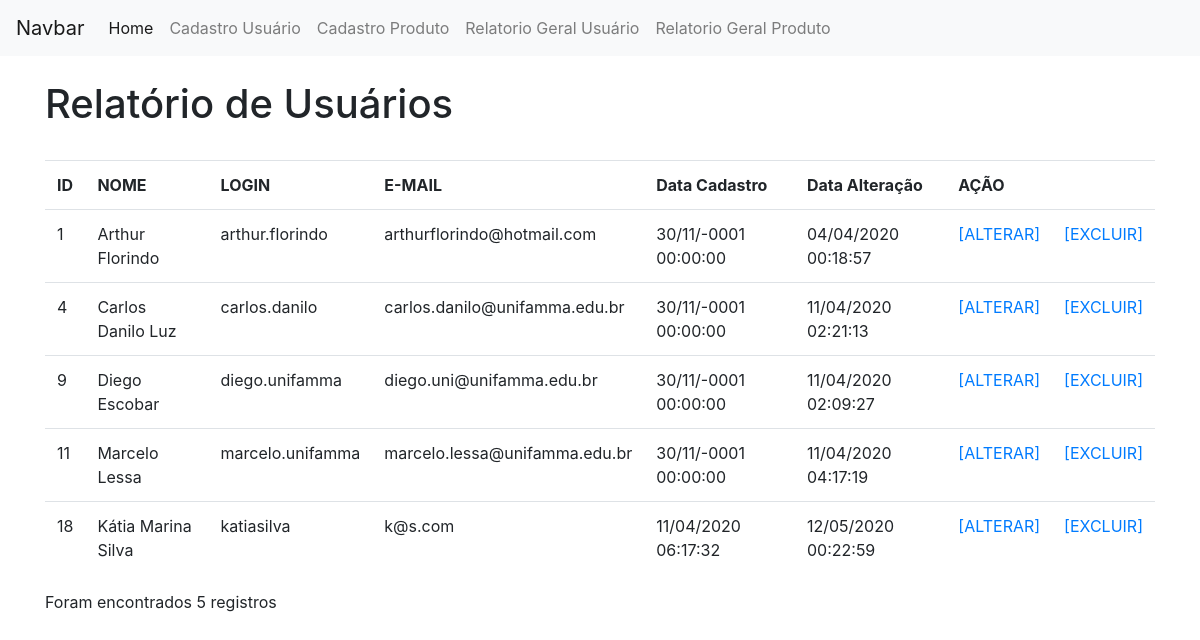
The page /view/relatorioTelaUsuario.php on the database as committed earlier.
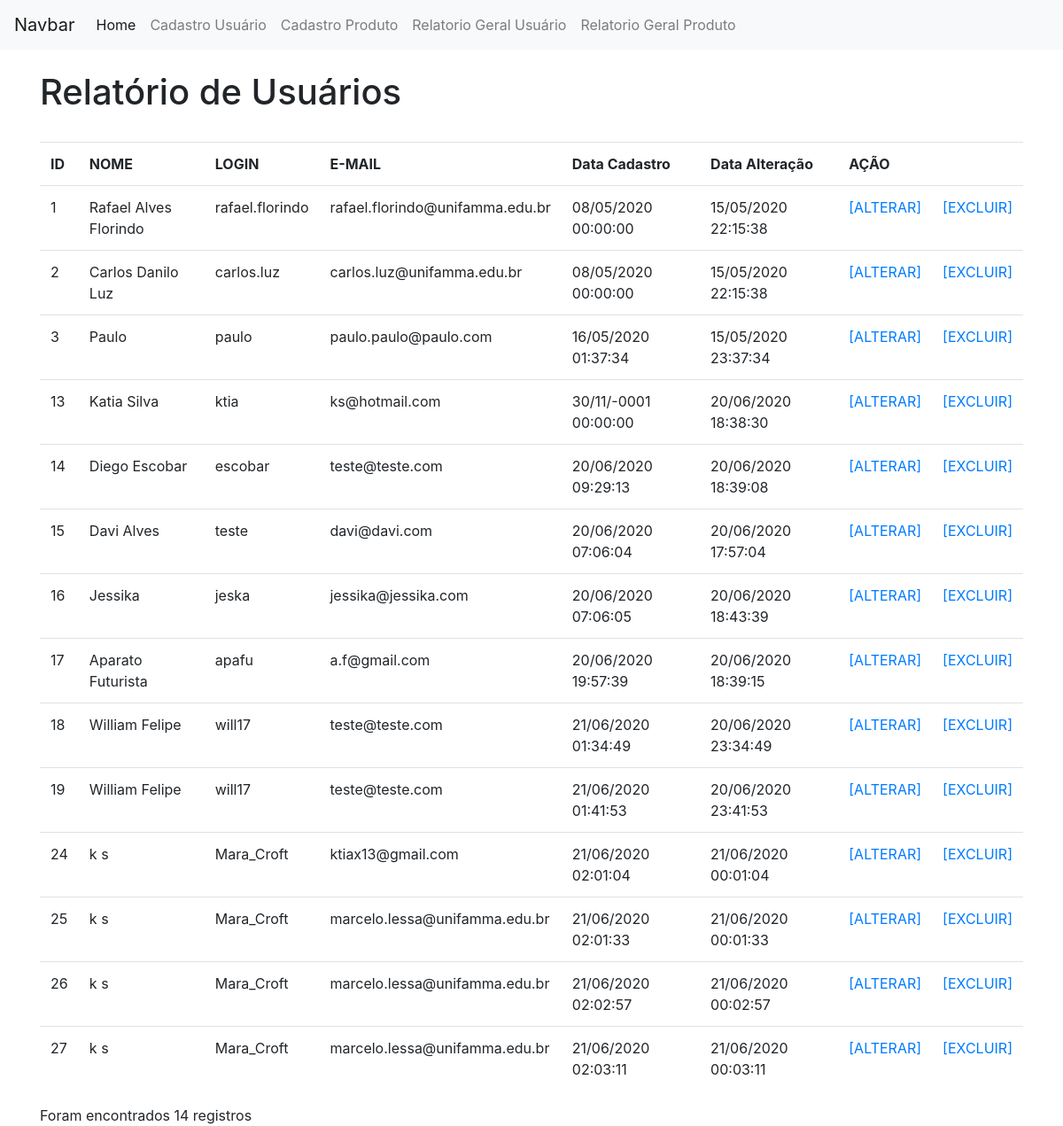
The same page on the database as committed later.
### tables this page shows
CREATE TABLE `usuario` (
  `id` int(11) NOT NULL,
  `nome` varchar(255) NOT NULL,
  `email` varchar(255) NOT NULL,
  `login` varchar(30) NOT NULL,
  `senha` varchar(50) NOT NULL,
  `dataCadastro` datetime NOT NULL,
  `dataAlteracao` timestamp NOT NULL DEFAULT current_timestamp() ON UPDATE current_timestamp(),
  `ativo` tinyint(4) NOT NULL
);

### model/Usuario.php (called while the page is built, shortened)
<?php
class Usuario
{
  private $conexao;
  function __construct()
  {
    include ("Conexao.php");
    $conectar = new Conectar();
    $this->conexao=$conectar->conectar();
  }
  public function getConexao() {
    return $this->conexao;
  }
  public function relatorioSimples() {
    if ($this->getConexao()) {
      $query = "SELECT * FROM usuario";
      $busca = $this->conexao->query($query);
      $retornoBanco = array();
      while ($linha = $busca->fetch_array()) {
        $retornoBanco[] = $linha;
      }
      return $retornoBanco;
    } else {
      echo "Erro";
    }
  }
}
?>

### model/Conexao.php (called while the page is built)
<?php
class Conectar
{
  private $host, $usuario, $senha, $database;
  private $conectar;
  function __construct(){
    $this->host = "localhost";
    $this->usuario = "root";
    $this->senha = "";
    $this->database = "unifamma";
  }
  public function conectar(){
    $this->conectar = new Mysqli($this->host,
                          $this->usuario,
                          $this->senha,
                          $this->database);
    return $this->getConectar();
  }
  public function getConectar(){
    return $this->conectar;
  }
}

### controller/relatorioUsuario.php (called while the page is built)
<?php
  include ("../model/Usuario.php");
  $objRelatorio = new Usuario();
  if ($tipo=="usuario"){
    $retorno = $objRelatorio->relatorioSimples();
    return $retorno;
  }elseif ($tipo=="unico") {
    $retorno = $objRelatorio->relatorioUnico($id);
    return $retorno;
  }
?>

### view/relatorioTelaUsuario.php (the view, shortened to what this page needs)
<!DOCTYPE html>
<html lang="pt-br" dir="ltr">
  <head>
    <link rel="stylesheet" href="../bootstrap-4.1.3-dist/css/bootstrap.min.css">
  </head>
  <body>
    <nav class="navbar navbar-expand-lg navbar-light bg-light">
  <a class="navbar-brand" href="#">Navbar</a>
  <div class="collapse navbar-collapse" id="navbarNav">
    <ul class="navbar-nav">
      <li class="nav-item active">
        <a class="nav-link" href="../index.php">Home <span class="sr-only">(Página atual)</span></a>
      </li>
      <li class="nav-item">
          <a class="nav-link" href="formularioUsuario.php">Cadastro Usuário</a>
        </li>
        <li class="nav-item">
          <a class="nav-link" href="formularioProduto.php">Cadastro Produto</a>
        </li>
      <li class="nav-item">
        <a class="nav-link" href="relatorioTelaUsuario.php">Relatorio Geral Usuário</a>
      </li>
      <li class="nav-item">
        <a class="nav-link" href="relatorioTelaProduto.php">Relatorio Geral Produto</a>
      </li>
    </ul>
  </div>
</nav>
<div class="container">
  <div class="row">
    <div class="col">
    </div>
  </div>
  <div class="row">
    <div class="col">
      <h1>Relatório de Usuários</h1>
      <br>
    </div>
  </div>
  <div class="row">
    <div class="col">
      <div class="table-responsive">
         <table class="table">
           <th>ID</th>
           <th>NOME</th>
           <th>LOGIN</th>
           <th>E-MAIL</th>
           <th>Data Cadastro</th>
           <th>Data Alteração</th>
           <th colspan="2">AÇÃO</th>
           <?php
            $tipo = "usuario";
            include("../controller/relatorioUsuario.php");
            foreach ($retorno as $value) {
              $id = $value["id"];
              ?>
              <tr>
                <td><?=$value["id"];?></td>
                <td><?=$value["nome"];?></td>
                <td><?=$value["login"];?></td>
                <td><?=$value["email"];?></td>
                <td>
                <?php
                  $dataCadastro = new DateTime($value["dataCadastro"]);
                  echo $dataCadastro->format("d/m/Y H:i:s") . ' ';
                ?>
                </td>
                <td>
                <?php
                  $dataAlteracao = new DateTime($value["dataAlteracao"]);
                  echo $dataAlteracao->format("d/m/Y H:i:s") . ' ';
                ?>
                </td>
                <td><?php echo "<a href=alterarUsuario.php?id=$id>
                    [ALTERAR]
                  </a>";?>
                </td>
                <td><?php echo "<a href=../controller/excluirUsuario.php?id=$id>
                    [EXCLUIR]
                  </a>";?>
                </td>
              </tr>
              <?php
            }
            ?>
         </table>
         <?php
            echo "Foram encontrados " . count($retorno) . " registros";
          ?>
        </div>
    </div>
  </div>
  </body>
  </html>

Rows that differ between the two databases and show on the page:
removed usuario: id "4", nome "Carlos Danilo Luz", login "carlos.danilo", email "carlos.danilo@unifamma.edu.br", dataCadastro "30/11/-0001 00:00:00", dataAlteracao "11/04/2020 02:21:13"
removed usuario: id "9", nome "Diego Escobar", login "diego.unifamma", email "diego.uni@unifamma.edu.br", dataCadastro "30/11/-0001 00:00:00", dataAlteracao "11/04/2020 02:09:27"
removed usuario: id "11", nome "Marcelo Lessa", login "marcelo.unifamma", email "marcelo.lessa@unifamma.edu.br", dataCadastro "30/11/-0001 00:00:00", dataAlteracao "11/04/2020 04:17:19"
changed usuario id 1: nome "Arthur Florindo" → "Rafael Alves Florindo"; login "arthur.florindo" → "rafael.florindo"; email "arthurflorindo@hotmail.com" → "rafael.florindo@unifamma.edu.br"; dataCadastro "30/11/-0001 00:00:00" → "08/05/2020 00:00:00"; dataAlteracao "04/04/2020 00:18:57" → "15/05/2020 22:15:38"
added usuario: id "2", nome "Carlos Danilo Luz", login "carlos.luz", email "carlos.luz@unifamma.edu.br", dataCadastro "08/05/2020 00:00:00", dataAlteracao "15/05/2020 22:15:38"
added usuario: id "3", nome "Paulo", login "paulo", email "paulo.paulo@paulo.com", dataCadastro "16/05/2020 01:37:34", dataAlteracao "15/05/2020 23:37:34"
added usuario: id "13", nome "Katia Silva", login "ktia", email "ks@hotmail.com", dataCadastro "30/11/-0001 00:00:00", dataAlteracao "20/06/2020 18:38:30"
added usuario: id "14", nome "Diego Escobar", login "escobar", email "teste@teste.com", dataCadastro "20/06/2020 09:29:13", dataAlteracao "20/06/2020 18:39:08"
added usuario: id "15", nome "Davi Alves", login "teste", email "davi@davi.com", dataCadastro "20/06/2020 07:06:04", dataAlteracao "20/06/2020 17:57:04"
added usuario: id "16", nome "Jessika", login "jeska", email "jessika@jessika.com", dataCadastro "20/06/2020 07:06:05", dataAlteracao "20/06/2020 18:43:39"
added usuario: id "17", nome "Aparato Futurista", login "apafu", email "a.f@gmail.com", dataCadastro "20/06/2020 19:57:39", dataAlteracao "20/06/2020 18:39:15"
changed usuario id 18: nome "Kátia Marina Silva" → "William Felipe"; login "katiasilva" → "will17"; email "k@s.com" → "teste@teste.com"; dataCadastro "11/04/2020 06:17:32" → "21/06/2020 01:34:49"; dataAlteracao "12/05/2020 00:22:59" → "20/06/2020 23:34:49"
added usuario: id "19", nome "William Felipe", login "will17", email "teste@teste.com", dataCadastro "21/06/2020 01:41:53", dataAlteracao "20/06/2020 23:41:53"
added usuario: id "24", nome "k s", login "Mara_Croft", email "ktiax13@gmail.com", dataCadastro "21/06/2020 02:01:04", dataAlteracao "21/06/2020 00:01:04"
added usuario: id "25", nome "k s", login "Mara_Croft", email "marcelo.lessa@unifamma.edu.br", dataCadastro "21/06/2020 02:01:33", dataAlteracao "21/06/2020 00:01:33"
added usuario: id "26", nome "k s", login "Mara_Croft", email "marcelo.lessa@unifamma.edu.br", dataCadastro "21/06/2020 02:02:57", dataAlteracao "21/06/2020 00:02:57"
added usuario: id "27", nome "k s", login "Mara_Croft", email "marcelo.lessa@unifamma.edu.br", dataCadastro "21/06/2020 02:03:11", dataAlteracao "21/06/2020 00:03:11"
Other text that changed with them:
count($retorno): "5" → "14"
